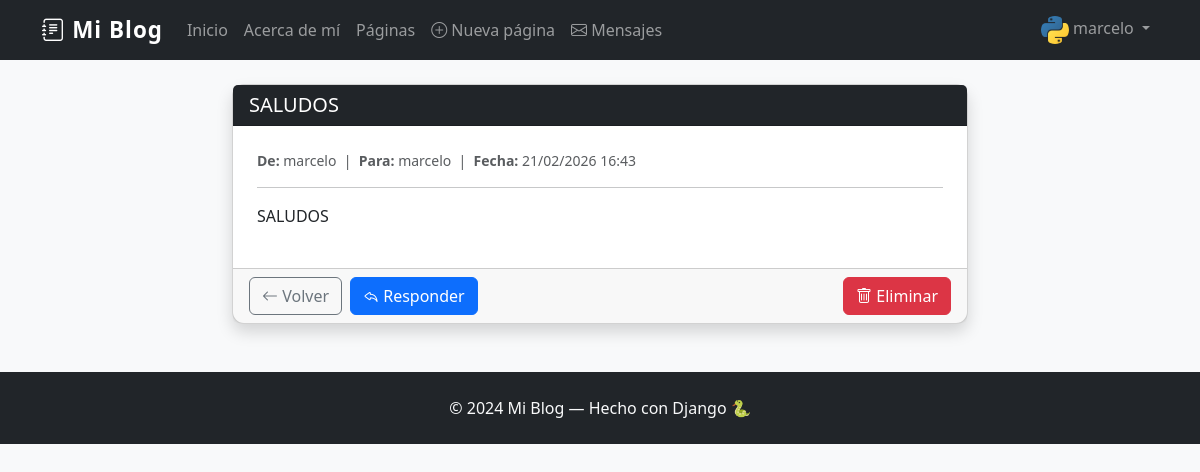
The app's page /messaging/2/ (signed in) with its own data.
### accounts/models.py (models this page shows, shortened)
class Profile(models.Model):
    user = models.OneToOneField(User, on_delete=models.CASCADE, related_name='profile')
    avatar = models.ImageField(upload_to='avatars/', blank=True, null=True, verbose_name='Avatar')
    bio = models.TextField(blank=True, verbose_name='Biografía')
    birth_date = models.DateField(blank=True, null=True, verbose_name='Fecha de nacimiento')
    class Meta:
        verbose_name = 'Perfil'
        verbose_name_plural = 'Perfiles'

### messaging/models.py (models this page shows, shortened)
class Message(models.Model):
    sender = models.ForeignKey(User, on_delete=models.CASCADE, related_name='sent_messages', verbose_name='Remitente')
    receiver = models.ForeignKey(User, on_delete=models.CASCADE, related_name='received_messages', verbose_name='Destinatario')
    subject = models.CharField(max_length=200, verbose_name='Asunto')
    body = models.TextField(verbose_name='Mensaje')
    timestamp = models.DateTimeField(auto_now_add=True, verbose_name='Fecha')
    is_read = models.BooleanField(default=False, verbose_name='Leído')
    class Meta:
        verbose_name = 'Mensaje'
        verbose_name_plural = 'Mensajes'
        ordering = ['-timestamp']

### messaging/views.py (the view)
# urls.py: path('<int:pk>/', views.message_detail_view, name='message_detail'),
@login_required
def message_detail_view(request, pk):
    message = get_object_or_404(Message, pk=pk)
    if message.receiver == request.user:
        message.is_read = True
        message.save()
    return render(request, 'messaging/detail.html', {'message': message})

### templates/messaging/detail.html (shortened to what this page needs)
{% extends 'base.html' %}
{% block content %}
<div class="row justify-content-center">
    <div class="col-md-8">
        <div class="card shadow">
            <div class="card-header bg-dark text-white">
                <h5 class="mb-0">{{ message.subject }}</h5>
            </div>
            <div class="card-body p-4">
                <div class="mb-3 text-muted small">
                    <strong>De:</strong> {{ message.sender.username }} &nbsp;|&nbsp;
                    <strong>Para:</strong> {{ message.receiver.username }} &nbsp;|&nbsp;
                    <strong>Fecha:</strong> {{ message.timestamp|date:"d/m/Y H:i" }}
                </div>
                <hr>
                <p style="white-space: pre-wrap;">{{ message.body }}</p>
            </div>
            <div class="card-footer d-flex gap-2">
                <a href="{% url 'inbox' %}" class="btn btn-outline-secondary">
                    <i class="bi bi-arrow-left"></i> Volver
                </a>
                <a href="{% url 'send_message_to' message.sender.username %}" class="btn btn-primary">
                    <i class="bi bi-reply"></i> Responder
                </a>
                <a href="{% url 'delete_message' message.pk %}" class="btn btn-danger ms-auto">
                    <i class="bi bi-trash"></i> Eliminar
                </a>
            </div>
        </div>
    </div>
</div>
{% endblock %}

### templates/base.html (shortened to what this page needs)
<!DOCTYPE html>
<html lang="es">
<head>
    <link href="https://cdn.jsdelivr.net/npm/bootstrap@5.3.0/dist/css/bootstrap.min.css" rel="stylesheet">
    <link href="https://cdn.jsdelivr.net/npm/bootstrap-icons@1.11.0/font/bootstrap-icons.css" rel="stylesheet">
    {% load static %}
    <link rel="stylesheet" href="{% static 'css/styles.css' %}">
</head>
<body>
<nav class="navbar navbar-expand-lg navbar-dark bg-dark">
    <div class="container">
        <a class="navbar-brand fw-bold" href="{% url 'home' %}">
            <i class="bi bi-journal-text"></i> Mi Blog
        </a>
        <div class="collapse navbar-collapse" id="navMenu">
            <ul class="navbar-nav me-auto">
                <li class="nav-item">
                    <a class="nav-link" href="{% url 'home' %}">Inicio</a>
                </li>
                <li class="nav-item">
                    <a class="nav-link" href="{% url 'about' %}">Acerca de mí</a>
                </li>
                <li class="nav-item">
                    <a class="nav-link" href="{% url 'page_list' %}">Páginas</a>
                </li>
                {% if user.is_authenticated %}
                <li class="nav-item">
                    <a class="nav-link" href="{% url 'page_create' %}">
                        <i class="bi bi-plus-circle"></i> Nueva página
                    </a>
                </li>
                <li class="nav-item">
                    <a class="nav-link" href="{% url 'inbox' %}">
                        <i class="bi bi-envelope"></i> Mensajes
                    </a>
                </li>
                {% endif %}
            </ul>
            <ul class="navbar-nav">
                {% if user.is_authenticated %}
                <li class="nav-item dropdown">
                    <a class="nav-link dropdown-toggle" href="#" data-bs-toggle="dropdown">
                        {% if user.profile.avatar %}
                            <img src="{{ user.profile.avatar.url }}" alt="avatar" class="rounded-circle" width="28" height="28" style="object-fit:cover;">
                        {% else %}
                            <i class="bi bi-person-circle"></i>
                        {% endif %}
                        {{ user.username }}
                    </a>
                </li>
                {% endif %}
            </ul>
        </div>
    </div>
</nav>
<main class="container my-4">
    {% block content %}{% endblock %}
</main>
<footer class="bg-dark text-light text-center py-4 mt-5">
    <p class="mb-0">© 2024 Mi Blog — Hecho con Django 🐍</p>
</footer>
</body>
</html>

### static/css/styles.css (style rules this page uses)
body { background-color: #f8f9fa; }
.navbar-brand { font-size: 1.4rem; letter-spacing: 1px; }
.card { border-radius: 12px; transition: transform 0.2s ease, box-shadow 0.2s ease; }
footer { margin-top: auto; }

### records on screen
Message: subject "SALUDOS", sender.username "marcelo", receiver.username "marcelo", timestamp "21/02/2026 16:43", body "SALUDOS"

### other values on screen
{{ user.username }} "marcelo"
